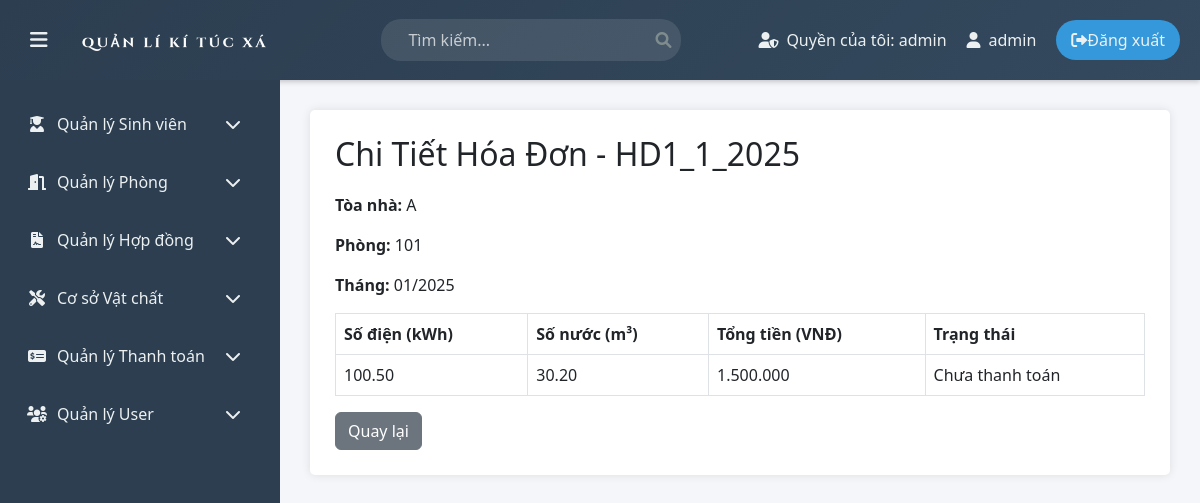
Page /php/admin/view_invoice.php?payment_id=1 (signed in) on the committed database.
### tables this page shows
CREATE TABLE IF NOT EXISTS Payments (
    payment_id INT AUTO_INCREMENT PRIMARY KEY,
    payment_code VARCHAR(50) UNIQUE NOT NULL,
    room_id INT,
    electricity_usage DECIMAL(10,2) DEFAULT 0.00,
    water_usage DECIMAL(10,2) DEFAULT 0.00,
    total_amount DECIMAL(10,2) NOT NULL,
    payment_status ENUM('unpaid', 'paid') DEFAULT 'unpaid',
    payment_date TIMESTAMP NULL DEFAULT NULL,
    created_at TIMESTAMP DEFAULT CURRENT_TIMESTAMP,
    FOREIGN KEY (room_id) REFERENCES Rooms(room_id) ON DELETE CASCADE
);

CREATE TABLE IF NOT EXISTS Rooms (
    room_id INT AUTO_INCREMENT PRIMARY KEY,
    room_code VARCHAR(50) UNIQUE NOT NULL,
    building VARCHAR(1) NOT NULL,
    floor INT NOT NULL,
    room_number VARCHAR(10) NOT NULL,
    capacity ENUM('2', '4', '8') NOT NULL,
    status ENUM('available', 'occupied', 'maintenance') DEFAULT 'available',
    price DECIMAL(10,2) NOT NULL
);

### php/admin/view_invoice.php (the view, shortened to what this page needs)
<?php
include '../config/db_connect.php';
if (isset($_GET['payment_id'])) {
    $payment_id = filter_input(INPUT_GET, 'payment_id', FILTER_VALIDATE_INT);
    $sql_payment = "SELECT p.*, r.building, r.room_number FROM Payments p JOIN Rooms r ON p.room_id = r.room_id WHERE p.payment_id = ?";
    $stmt_payment = $conn->prepare($sql_payment);
    $stmt_payment->bind_param("i", $payment_id);
    $stmt_payment->execute();
    $result_payment = $stmt_payment->get_result();
    $payment = $result_payment->fetch_assoc();
} else {
    $_SESSION['error'] = "Không tìm thấy ID hóa đơn.";
    header('Location: payments_list.php');
    exit();
}
?>
<!DOCTYPE html>
<html lang="vi">
<head>
    <link rel="stylesheet" href="https://cdnjs.cloudflare.com/ajax/libs/bootstrap/5.3.0/css/bootstrap.min.css">
    <link rel="stylesheet" href="../../assets/css/main.css">
    <link rel="stylesheet" href="../../assets/css/payments.css">
    <link rel="stylesheet" href="https://cdnjs.cloudflare.com/ajax/libs/toastr.js/latest/toastr.min.css">
    <link rel="stylesheet" href="https://cdnjs.cloudflare.com/ajax/libs/font-awesome/6.0.0/css/all.min.css">
</head>
<body>
    <?php include 'layout/header.php'; ?>
    <div class="container1">
        <?php include 'layout/menu.php'; ?>
        <main class="content">
            <div class="invoice-detail-container">
                <h2>Chi Tiết Hóa Đơn - <?php echo htmlspecialchars($payment['payment_code']); ?></h2>
                <div class="mb-3">
                    <p><strong>Tòa nhà:</strong> <?php echo htmlspecialchars($payment['building']); ?></p>
                    <p><strong>Phòng:</strong> <?php echo htmlspecialchars($payment['room_number']); ?></p>
                    <p><strong>Tháng:</strong> <?php echo date('m/Y', strtotime($payment['payment_date'])); ?></p>
                </div>
                <table class="table table-bordered">
                    <thead>
                        <tr>
                            <th>Số điện (kWh)</th>
                            <th>Số nước (m³)</th>
                            <th>Tổng tiền (VNĐ)</th>
                            <th>Trạng thái</th>
                        </tr>
                    </thead>
                    <tbody>
                        <tr>
                            <td><?php echo htmlspecialchars($payment['electricity_usage']); ?></td>
                            <td><?php echo htmlspecialchars($payment['water_usage']); ?></td>
                            <td><?php echo number_format($payment['total_amount'], 0, ',', '.'); ?></td>
                            <td><?php echo htmlspecialchars($payment['payment_status'] == 'paid' ? 'Đã thanh toán' : 'Chưa thanh toán'); ?></td>
                        </tr>
                    </tbody>
                </table>
                <a href="view_payments.php?room_id=<?php echo htmlspecialchars($payment['room_id']); ?>" class="btn btn-secondary">Quay lại</a>
            </div>
        </main>
    </div>
</body>
</html>

### assets/css/main.css (style rules this page uses)
:root { --primary-color: #2c3e50; --secondary-color: #34495e; --accent-color: #3498db; --text-color: #ecf0f1; --hover-color: #2980b9; --transition-speed: 0.3s; }
body { font-family: 'Segoe UI', Tahoma, Geneva, Verdana, sans-serif; margin: 0; padding: 0; background-color: #f5f6fa; }
.content { flex-grow: 1; padding: 30px; transition: var(--transition-speed); }

### assets/css/payments.css (style rules this page uses)
.container1 { --bs-gutter-x: 1.5rem; --bs-gutter-y: 0; width: 100%; display: flex; min-height: calc(100vh - 70px); padding: 0 !important; margin: 0 !important; }
.invoice-detail-container { background-color: #ffffff; padding: 25px; border-radius: 5px; box-shadow: 0 0 10px rgba(0, 0, 0, 0.1); }
.invoice-detail-container h2 { margin-bottom: 20px; }

### rows in the picture
payments: payment_code "HD1_1_2025", room.building "A", room.room_number "101", payment_date "01/2025", electricity_usage "100.50", water_usage "30.20", total_amount "1.500.000", payment_status "Chưa thanh toán"

### other values in the picture
$role "admin"
$username "admin"
